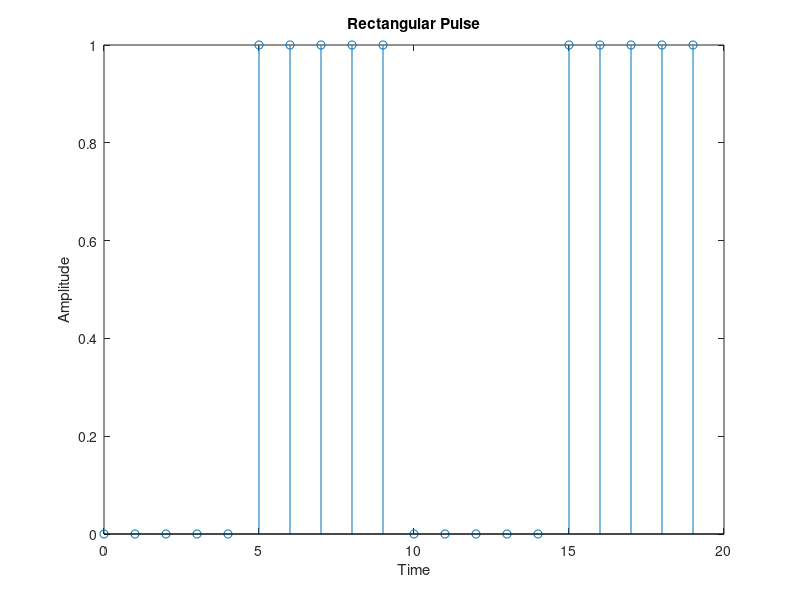

The MATLAB script that drew this image:
x=0:1:19;
y=[zeros(1,5),ones(1,5),zeros(1,5),ones(1,5)];
stem(x,y);
xlabel('Time');
ylabel('Amplitude');
title('Rectangular Pulse');
grid off;